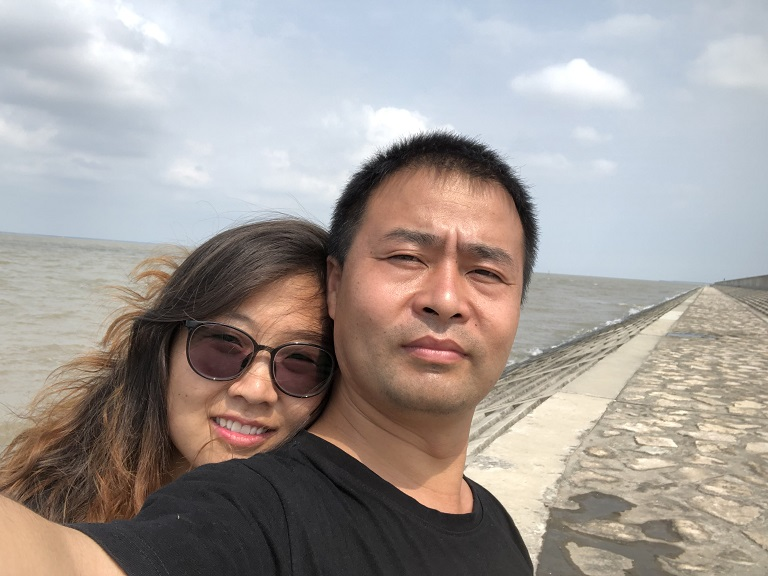
//> input picture learn_opencv3.1.0/source/test2.jpg, 768 x 576 px
$ ./chapter_012   (built with g++ and OpenCV 4)
//> lines starting //> are read from the running program, lines starting //| are printed output that depends on the picture
### learn_opencv3.1.0/source/chapter/data.h
#ifndef _DATA_H_
#define _DATA_H_

#include <string>

const std::string ROOT_PATH = "../../";
const std::string TEST1_JPG = ROOT_PATH + "test.jpg";

#endif //_DATA_H_

### learn_opencv3.1.0/source/chapter/chapter_012.cpp
#include "data.h"
#include <iostream>
#include <opencv2/opencv.hpp>
using namespace cv;

Mat src, dst;
char OUTPUT_WIN[] = "output image";
int element_size = 3;
int max_size = 21;
void CallBack_Demo(int, void *);
int main(int argc, char **argv) {

    src = imread("test2.jpg");
//> src is the input picture: 576 rows x 768 cols, CV_8UC3; mean B, G, R 151.7, 155.6, 163.1
    if (!src.data) {
        printf("could not load image...\n");
        return -1;
    }
    namedWindow("input image", CV_WINDOW_AUTOSIZE);
    imshow("input image", src);

    namedWindow(OUTPUT_WIN, CV_WINDOW_AUTOSIZE);
    createTrackbar("Element Size :", OUTPUT_WIN, &element_size, max_size, CallBack_Demo);
    CallBack_Demo(0, 0);

    waitKey(0);
    return 0;
}

void CallBack_Demo(int, void *) {
    int s = element_size * 2 + 1;
    Mat structureElement = getStructuringElement(MORPH_RECT, Size(s, s), Point(-1, -1));
    dilate(src, dst, structureElement, Point(-1, -1), 1);
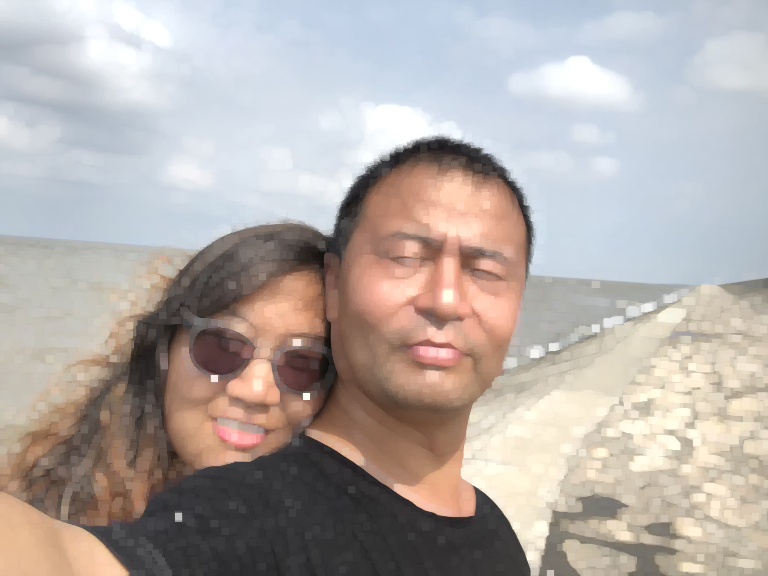
//> dst: 576 rows x 768 cols, CV_8UC3; mean B, G, R 167.7, 171.9, 180.1
    erode(src, dst, structureElement);
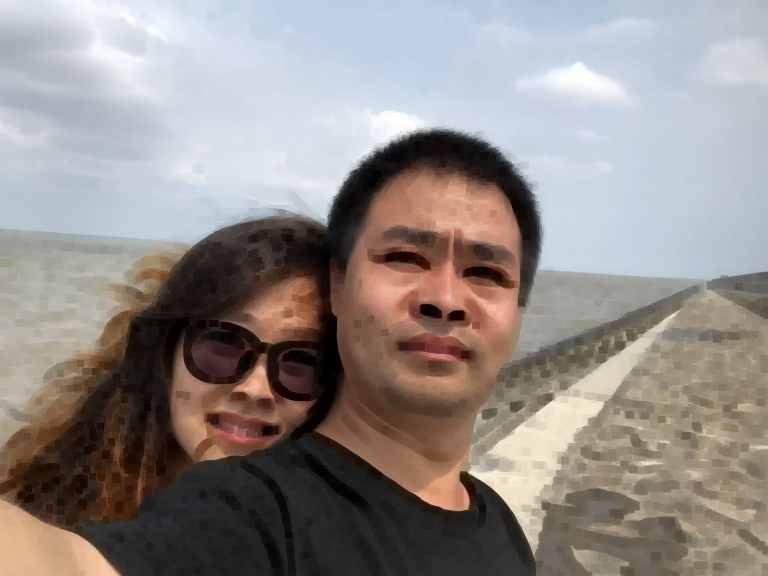
//> dst: 576 rows x 768 cols, CV_8UC3; mean B, G, R 135.7, 139.3, 145.8
    imshow(OUTPUT_WIN, dst);
    return;
}

$ run again, with learn_opencv3.1.0/source/test.jpg copied over learn_opencv3.1.0/source/test2.jpg
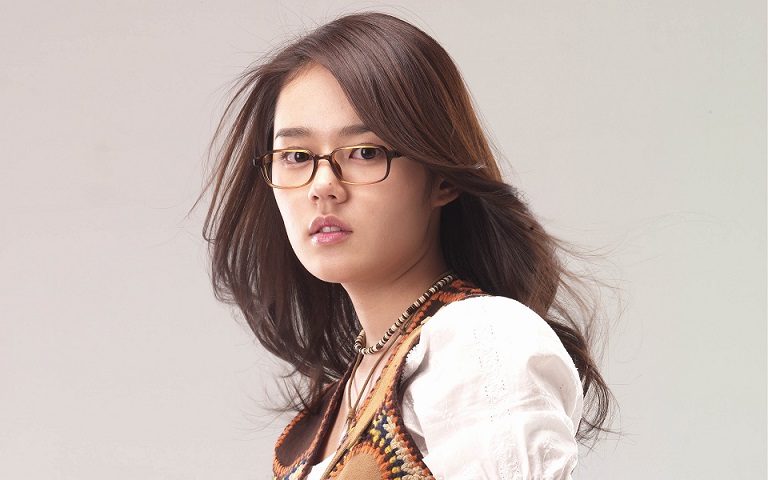
//> input picture learn_opencv3.1.0/source/test.jpg, 768 x 480 px
//> src is the input picture: 480 rows x 768 cols, CV_8UC3; mean B, G, R 175, 180.8, 194.8
//> in CallBack_Demo, `dilate(src, dst, structureElement, Point(-1, -1), 1);`:
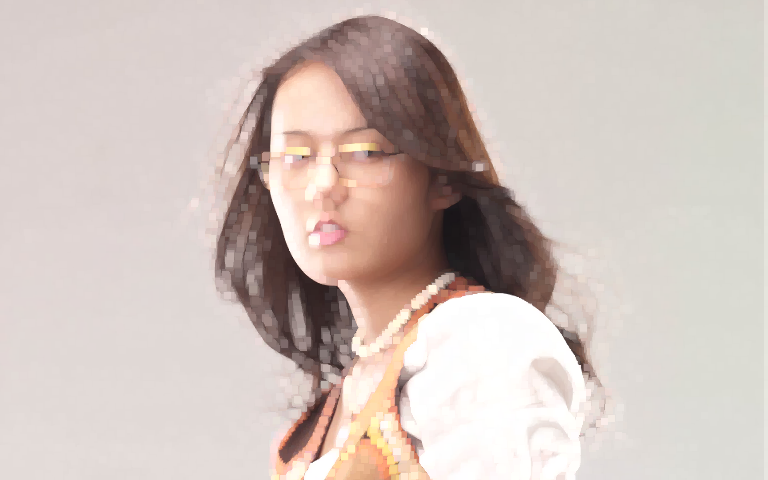
//> dst: 480 rows x 768 cols, CV_8UC3; mean B, G, R 188.9, 194.9, 208.3
//> in CallBack_Demo, `erode(src, dst, structureElement);`:
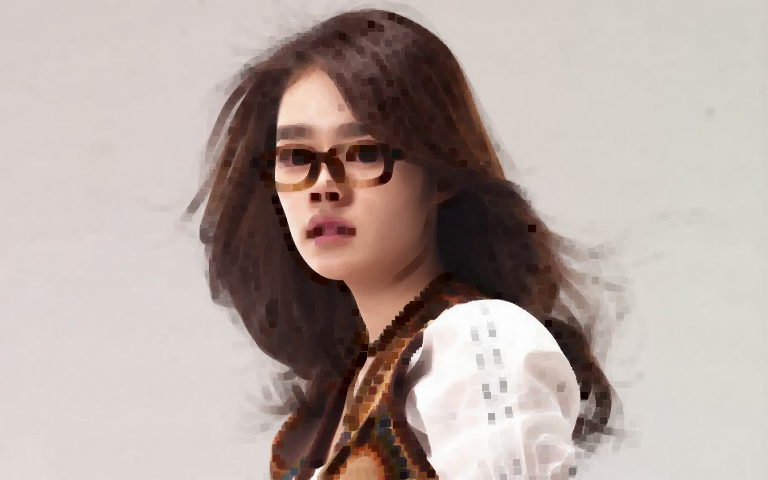
//> dst: 480 rows x 768 cols, CV_8UC3; mean B, G, R 160.3, 165.8, 179.8
